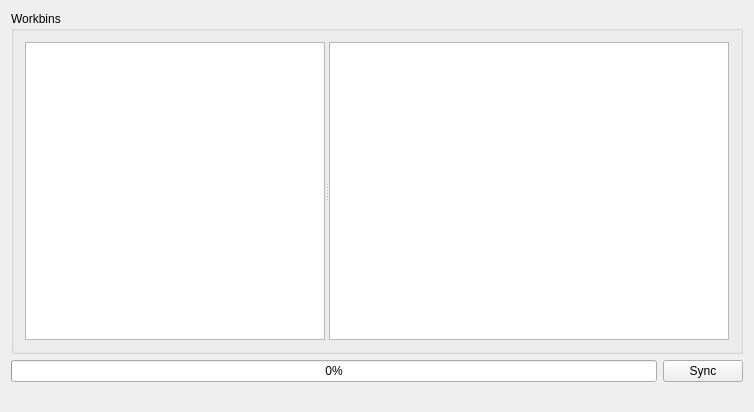
<?xml version="1.0" encoding="UTF-8"?>
<ui version="4.0">
 <class>MainWindow</class>
 <widget class="QMainWindow" name="MainWindow">
  <property name="geometry">
   <rect>
    <x>0</x>
    <y>0</y>
    <width>743</width>
    <height>412</height>
   </rect>
  </property>
  <property name="windowTitle">
   <string>IVLEDrive</string>
  </property>
  <widget class="QWidget" name="centralWidget">
   <layout class="QGridLayout" name="gridLayout">
    <item row="1" column="0">
     <widget class="QProgressBar" name="progressBar">
      <property name="autoFillBackground">
       <bool>false</bool>
      </property>
      <property name="value">
       <number>0</number>
      </property>
     </widget>
    </item>
    <item row="1" column="1">
     <widget class="QPushButton" name="syncButton">
      <property name="text">
       <string>Sync</string>
      </property>
     </widget>
    </item>
    <item row="0" column="0" colspan="2">
     <widget class="QGroupBox" name="groupBox">
      <property name="title">
       <string>Workbins</string>
      </property>
      <layout class="QVBoxLayout" name="verticalLayout">
       <item>
        <widget class="QSplitter" name="splitter">
         <property name="orientation">
          <enum>Qt::Horizontal</enum>
         </property>
         <property name="opaqueResize">
          <bool>true</bool>
         </property>
         <widget class="QTreeView" name="workbinsView">
          <property name="sizePolicy">
           <sizepolicy hsizetype="Preferred" vsizetype="Expanding">
            <horstretch>0</horstretch>
            <verstretch>0</verstretch>
           </sizepolicy>
          </property>
          <property name="minimumSize">
           <size>
            <width>300</width>
            <height>0</height>
           </size>
          </property>
          <property name="font">
           <font>
            <family>Segoe UI Semibold</family>
            <pointsize>16</pointsize>
            <weight>75</weight>
            <bold>true</bold>
           </font>
          </property>
          <property name="editTriggers">
           <set>QAbstractItemView::NoEditTriggers</set>
          </property>
          <property name="alternatingRowColors">
           <bool>false</bool>
          </property>
          <property name="animated">
           <bool>true</bool>
          </property>
          <attribute name="headerVisible">
           <bool>false</bool>
          </attribute>
         </widget>
         <widget class="QListView" name="fileListView">
          <property name="sizePolicy">
           <sizepolicy hsizetype="Expanding" vsizetype="Expanding">
            <horstretch>0</horstretch>
            <verstretch>0</verstretch>
           </sizepolicy>
          </property>
          <property name="minimumSize">
           <size>
            <width>400</width>
            <height>0</height>
           </size>
          </property>
          <property name="font">
           <font>
            <family>Segoe UI Semibold</family>
            <pointsize>14</pointsize>
            <weight>75</weight>
            <bold>true</bold>
           </font>
          </property>
          <property name="editTriggers">
           <set>QAbstractItemView::NoEditTriggers</set>
          </property>
          <property name="showDropIndicator" stdset="0">
           <bool>false</bool>
          </property>
         </widget>
        </widget>
       </item>
      </layout>
     </widget>
    </item>
   </layout>
   <zorder>syncButton</zorder>
   <zorder>progressBar</zorder>
   <zorder>groupBox</zorder>
  </widget>
  <widget class="QStatusBar" name="statusBar">
   <property name="autoFillBackground">
    <bool>false</bool>
   </property>
   <property name="sizeGripEnabled">
    <bool>false</bool>
   </property>
  </widget>
 </widget>
 <layoutdefault spacing="6" margin="11"/>
 <resources/>
 <connections/>
</ui>
